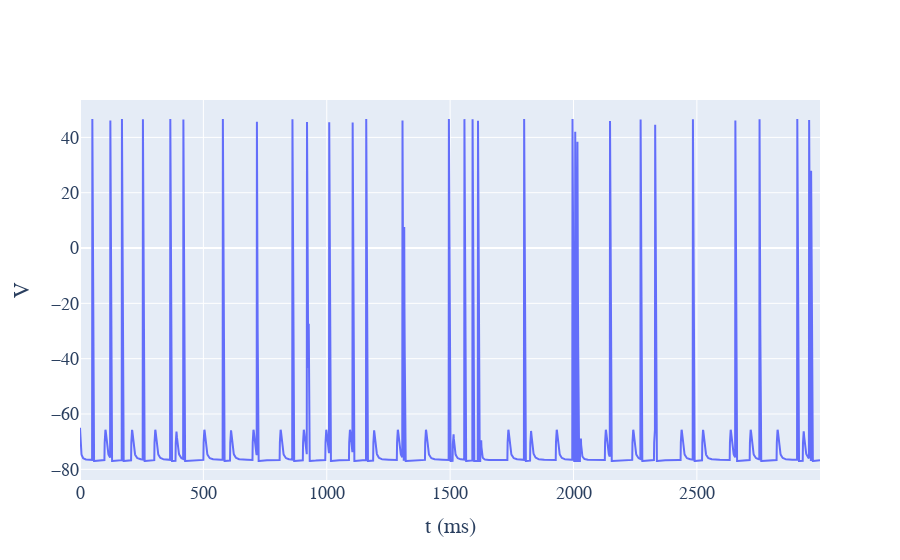

Here is the notebook cell this chart was saved with:
### Code cell
model.plot_V(0, 3000)

### Figure 1 — Plotly figure (JSON) as saved in the notebook; plotly's stock layout.template omitted (floating-point values rounded to 4 significant figures; data arrays with more than 128 entries replaced by an {"elided": "..."} marker saying what was removed)
{"data": [{"type": "scatter", "x": {"elided": "3000 int values"}, "y": {"elided": "3000 float values"}}], "layout": {"font": {"family": "Courier New, monospace", "size": 18}, "xaxis": {"title": {"text": "t (ms)"}}, "yaxis": {"title": {"text": "V"}}}}
